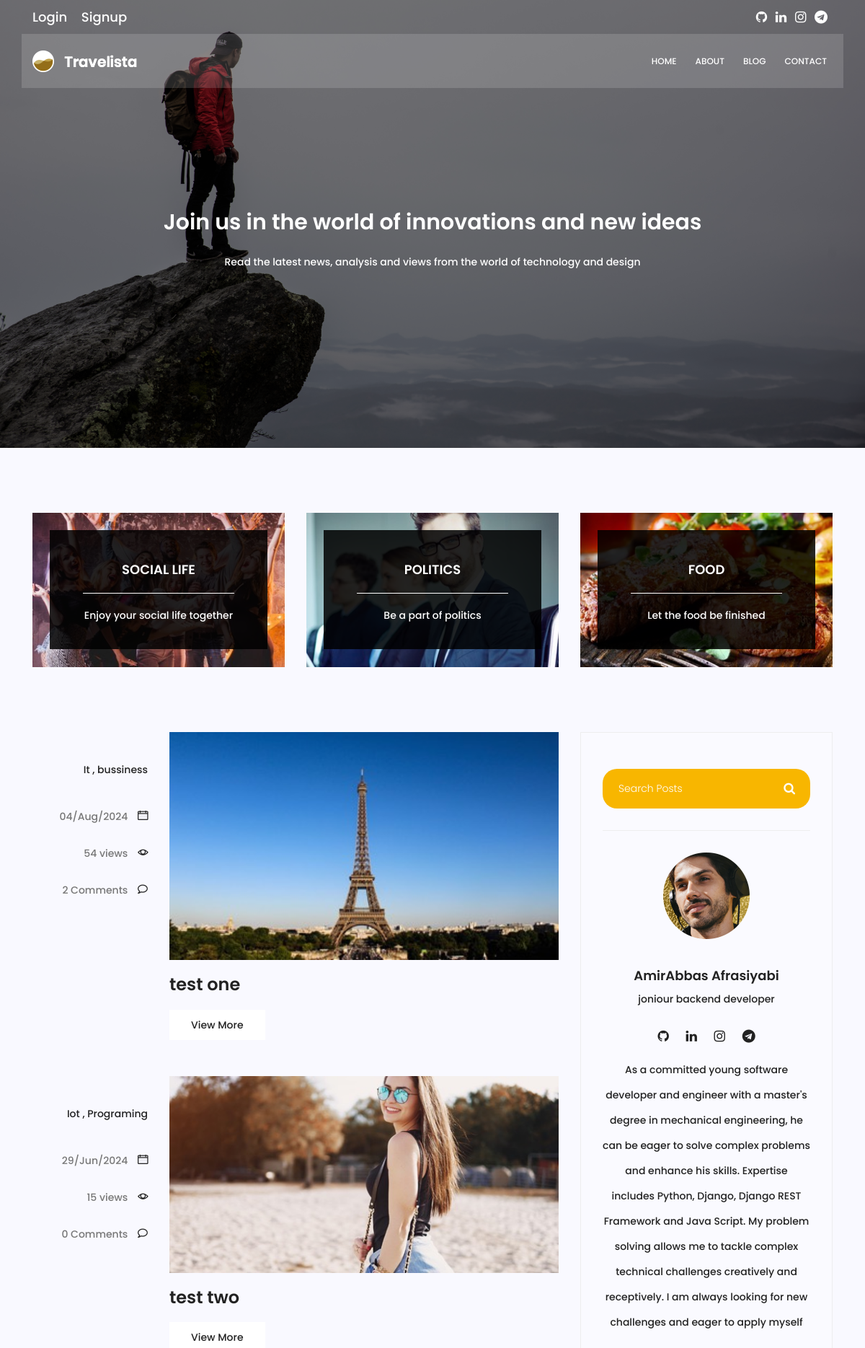
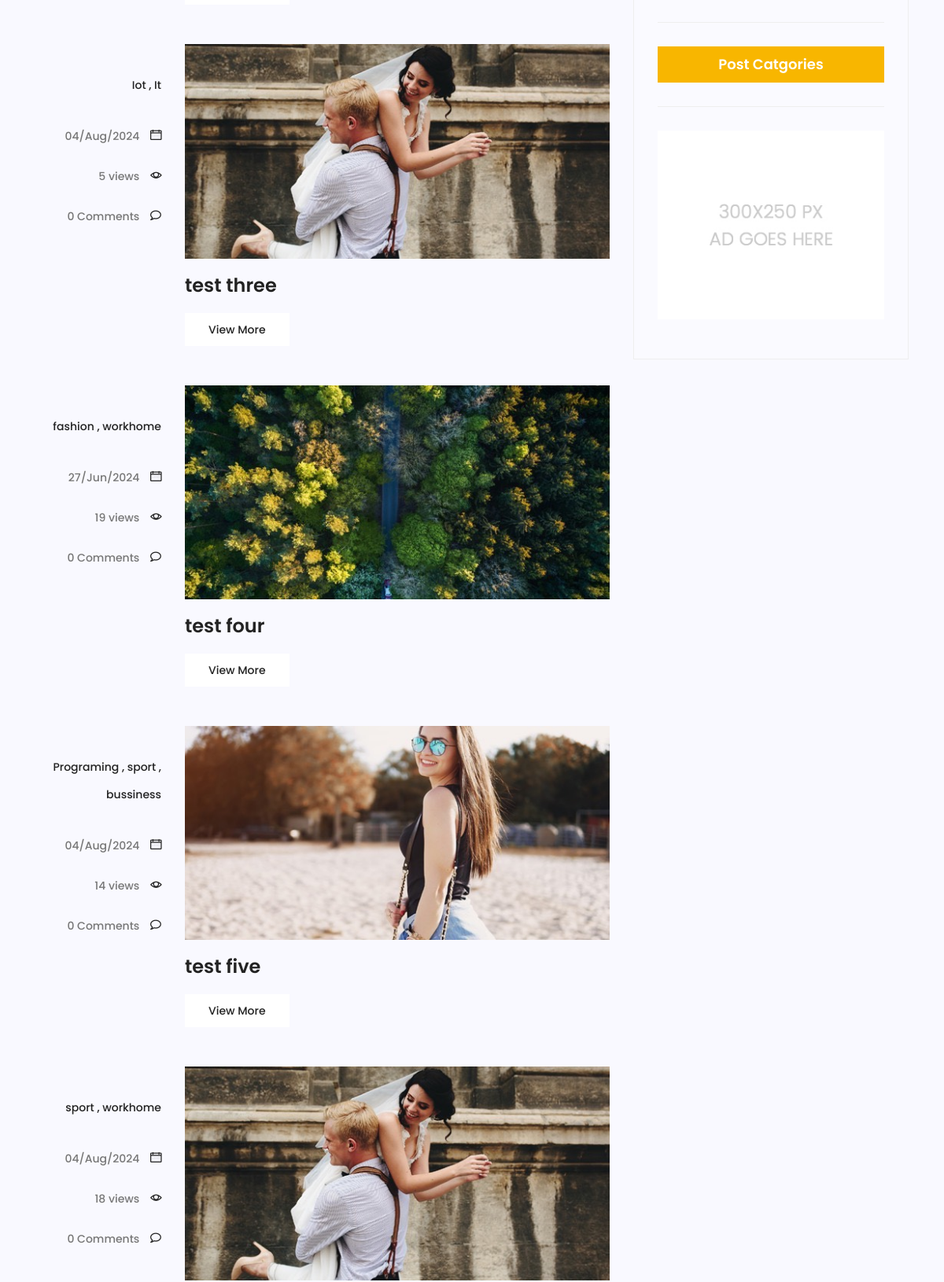
The app's page /blog/search/ (upper part) with its own data (2 pictures, top to bottom).
### blog/models.py (models this page shows, shortened)
class category(models.Model):
    name = models.CharField(max_length=255)

class Post(models.Model):
    image = models.ImageField(upload_to='blog/', default='blog/default.jpg')
    author = models.ForeignKey(User, related_name="author", on_delete=models.SET_NULL, null=True)
    title = models.CharField(max_length=100)
    content = models.TextField()
    category = models.ManyToManyField(category, blank=True)
    tags = TaggableManager()
    counted_views = models.IntegerField(default=0)
    status = models.BooleanField(default=False)
    login_require = models.BooleanField(default=False)
    published_date = models.DateTimeField(null=True)
    created_date = models.DateTimeField(auto_now_add=True)
    updated_date = models.DateTimeField(auto_now=True)
    class Meta:
        ordering = ['created_date']
        verbose_name = 'پست'
        verbose_name_plural = ' پست ها'

### blog/views.py (the view)
# urls.py: path('search/', blog_search, name='search'),
def blog_search(request):
    posts = Post.objects.filter(status=1)
    query = request.GET.get('s')
    if query:
        posts = posts.filter(content__contains=query)
    context = {'posts': posts}
    return render(request, 'blog/blog-home.html', context)

### blog/templatetags/blog_tags.py (called while the page is built)
@ register.inclusion_tag('blog/blog-post-category.html')
def postcategories():
    posts = Post.objects.filter(status=1)
    categories = category.objects.all()
    cat_dict = {}
    for name in categories:
       cat_dict[name] =  posts.filter(category=name).count()
    return{'categories': cat_dict}

### templates/blog/blog-home.html (shortened to what this page needs)
{% extends "base.html" %}
{% load static %}
{% load blog_tags %}
{% block content %}
<section class="banner-area relative blog-home-banner" id="home">
  <div class="overlay overlay-bg"></div>
  <div class="container">
    <div class="row d-flex align-items-center justify-content-center">
      <div class="about-content blog-header-content col-lg-12">
        <h2 class="text-white">Join us in the world of innovations and new ideas</h2>
        <p class="text-white">
          Read the latest news, analysis and views from the world of technology and design
        </p>
      </div>
    </div>
  </div>
</section>
<section class="top-category-widget-area pt-90 pb-90">
  <div class="container">
    <div class="row">
      <div class="col-lg-4">
        <div class="single-cat-widget">
          <div class="content relative">
            <div class="overlay overlay-bg"></div>
            <a href="#" target="_blank">
              <div class="thumb">
                <img
                  class="content-image img-fluid d-block mx-auto"
                  src="{% static 'img/blog/cat-widget1.jpg' %}"
                  alt=""
                />
              </div>
              <div class="content-details">
                <h4 class="content-title mx-auto text-uppercase">
                  Social life
                </h4>
                <span></span>
                <p>Enjoy your social life together</p>
              </div>
            </a>
          </div>
        </div>
      </div>
      <div class="col-lg-4">
        <div class="single-cat-widget">
          <div class="content relative">
            <div class="overlay overlay-bg"></div>
            <a href="#" target="_blank">
              <div class="thumb">
                <img
                  class="content-image img-fluid d-block mx-auto"
                  src="{% static 'img/blog/cat-widget2.jpg' %}"
                  alt=""
                />
              </div>
              <div class="content-details">
                <h4 class="content-title mx-auto text-uppercase">Politics</h4>
                <span></span>
                <p>Be a part of politics</p>
              </div>
            </a>
          </div>
        </div>
      </div>
      <div class="col-lg-4">
        <div class="single-cat-widget">
          <div class="content relative">
            <div class="overlay overlay-bg"></div>
            <a href="#" target="_blank">
              <div class="thumb">
                <img
                  class="content-image img-fluid d-block mx-auto"
                  src="{% static 'img/blog/cat-widget3.jpg' %}"
                  alt=""
                />
              </div>
              <div class="content-details">
                <h4 class="content-title mx-auto text-uppercase">Food</h4>
                <span></span>
                <p>Let the food be finished</p>
              </div>
            </a>
          </div>
        </div>
      </div>
    </div>
  </div>
</section>
<section class="post-content-area">
  <div class="container">
    <div class="row">
      <div class="col-lg-8 posts-list">
        {% for post in posts %}
        <div class="single-post row">
          <div class="col-lg-3 col-md-3 meta-details">
            <ul class="tags">
              {% for cat in post.category.all %}
                <li><a href="{% url 'blog:category' cat_name=cat.name %}">{{ cat.name }}</a> {% if not forloop.last %},{% endif %}</li>
              {% endfor %}
            </ul>
            <div class="user-details row">
              <p class="date col-lg-12 col-md-12 col-6">
                <a href="#">{{post.published_date|date:"d/M/Y"}}</a>
                <span class="lnr lnr-calendar-full"></span>
              </p>
              <p class="view col-lg-12 col-md-12 col-6">
                <a href="#">{{post.counted_views}} views</a>
                <span class="lnr lnr-eye"></span>
              </p>
              <p class="comments col-lg-12 col-md-12 col-6">
                <a href="#">{{ post.comments.count }} Comments</a> <span class="lnr lnr-bubble"></span>
              </p>
            </div>
          </div>
          <div class="col-lg-9 col-md-9">
            <div class="feature-img">
              <img
                class="img-fluid"
                src="{{post.image.url}}"
                alt=""
              />
            </div>
            <a class="posts-title" href="{% url 'blog:single' pid=post.id %}"><h3>{{post.title}}</h3></a>
            <a href="{% url 'blog:single' pid=post.id %}" class="primary-btn">View More</a>
          </div>
        </div>
        {% endfor %}
      </div>
      <div class="col-lg-4 sidebar-widgets">
        <div class="widget-wrap">
          {% include "blog/blog-search.html" %}
          {% include "blog/blog-writter.html" %}
          {% postcategories %}
          {% include "blog/blog-ads.html" %}
        </div>
      </div>
    </div>
  </div>
</section>
{% endblock %}

### statics/css/main.css (style rules this page uses)
body { color: #222222; font-family: "Poppins", sans-serif; font-size: 14px; font-weight: 500; line-height: 2.5em; position: relative; }
ol, ul { margin: 0; padding: 0; list-style: none; }
a { -webkit-transition: all 0.3s ease 0s; -moz-transition: all 0.3s ease 0s; -o-transition: all 0.3s ease 0s; transition: all 0.3s ease 0s; }
a, a:focus, a:hover { text-decoration: none; outline: 0; }
h1, h2, h3, h4, h5, h6 { font-family: "Poppins", sans-serif; color: #222222; line-height: 1.2em !important; margin-bottom: 0; margin-top: 0; font-weight: 600; }
h2, .h2 { font-size: 30px; }
h3, .h3 { font-size: 24px; }
h4, .h4 { font-size: 18px; }
.pt-90 { padding-top: 90px; }
.pb-90 { padding-bottom: 90px; }
.text-white { color: #fff; }
.relative { position: relative; }
.overlay { position: absolute; left: 0; right: 0; top: 0; bottom: 0; }
h2 { font-size: 30px; }
h3 { font-size: 24px; }
h4 { font-size: 18px; }
h1, h2, h3, h4, h5, h6 { line-height: 1.5em; }
.primary-btn { background: #f8b600; line-height: 42px; padding-left: 30px; padding-right: 30px; border: none; color: #fff; display: inline-block; font-size: 14px; font-weight: 500; position: relative; -webkit-transition: all 0.3s ease 0s; -moz-transition: all 0.3s ease 0s; -o-transition: all 0.3s ease 0s; transition: all 0.3s ease 0s; cursor: pointer; position: relative; }
.banner-area { background: url(../img/hero-bg.jpg) center; background-size: cover; }
.banner-area .overlay-bg { background: rgba(4, 9, 30, 0.4); }
.about-content { margin-top: 70px; padding: 90px 0px; text-align: center; }
.blog-home-banner { background: url(../img/blog/blog-home-banner.jpg) bottom; background-size: cover; padding: 130px 0px; }
.blog-home-banner .overlay-bg { background: rgba(0, 0, 0, 0.5); }
.blog-header-content p { margin: 20px 0px; }
.top-category-widget-area { background-color: #f9f9ff; }
.top-category-widget-area .single-cat-widget { position: relative; text-align: center; }
.top-category-widget-area .single-cat-widget .overlay-bg { background: rgba(0, 0, 0, 0.85); margin: 7%; -webkit-transition: all 0.3s ease 0s; -moz-transition: all 0.3s ease 0s; -o-transition: all 0.3s ease 0s; transition: all 0.3s ease 0s; }
.top-category-widget-area .single-cat-widget img { width: 100%; }
.top-category-widget-area .single-cat-widget .content-details { top: 32%; left: 0; right: 0; margin-left: auto; margin-right: auto; color: #fff; bottom: 0px; position: absolute; }
.top-category-widget-area .single-cat-widget .content-details h4 { color: #fff; }
.top-category-widget-area .single-cat-widget .content-details span { display: inline-block; background: #fff; width: 60%; height: 1%; }
.post-content-area { background-color: #f9f9ff; }
.post-content-area .single-post { margin-bottom: 50px; }
.post-content-area .single-post .meta-details { text-align: right; margin-top: 35px; }
.post-content-area .single-post .meta-details .tags { margin-bottom: 30px; }
.post-content-area .single-post .meta-details .tags li { display: inline-block; font-size: 14px; }
.post-content-area .single-post .meta-details .tags li a { color: #222; -webkit-transition: all 0.3s ease 0s; -moz-transition: all 0.3s ease 0s; -o-transition: all 0.3s ease 0s; transition: all 0.3s ease 0s; }
.post-content-area .single-post .user-name a, .post-content-area .single-post .date a, .post-content-area .single-post .view a, .post-content-area .single-post .comments a { color: #777777; margin-right: 10px; -webkit-transition: all 0.3s ease 0s; -moz-transition: all 0.3s ease 0s; -o-transition: all 0.3s ease 0s; transition: all 0.3s ease 0s; }
.post-content-area .single-post .user-name .lnr, .post-content-area .single-post .date .lnr, .post-content-area .single-post .view .lnr, .post-content-area .single-post .comments .lnr { font-weight: 900; color: #222; }
.post-content-area .single-post .feature-img img { width: 100%; }
.post-content-area .single-post .posts-title h3 { margin: 20px 0px; }
.post-content-area .single-post .primary-btn { background: #fff !important; color: #222 !important; -webkit-transition: all 0.3s ease 0s; -moz-transition: all 0.3s ease 0s; -o-transition: all 0.3s ease 0s; transition: all 0.3s ease 0s; border-radius: 0px !important; }
.posts-list .posts-title h3 { -webkit-transition: all 0.3s ease 0s; -moz-transition: all 0.3s ease 0s; -o-transition: all 0.3s ease 0s; transition: all 0.3s ease 0s; }
.sidebar-widgets { padding-bottom: 120px; }
.widget-wrap { background: #fafaff; padding: 20px 0px; border: 1px solid #eee; }

### records on screen
Post: published_date "04/Aug/2024", counted_views "54", comments.count "2", image (picture), title "test one"
category: name "It"
category: name "bussiness"
Post: published_date "29/Jun/2024", counted_views "15", comments.count "0", image (picture), title "test two"
category: name "Iot"
category: name "Programing"
Post: published_date "04/Aug/2024", counted_views "5", comments.count "0", image (picture), title "test three"
Post: published_date "27/Jun/2024", counted_views "19", comments.count "0", image (picture), title "test four"
category: name "fashion"
category: name "workhome"
Post: published_date "04/Aug/2024", counted_views "14", comments.count "0", image (picture), title "test five"
category: name "sport"
Post: published_date "04/Aug/2024", counted_views "18", comments.count "0", image (picture)
